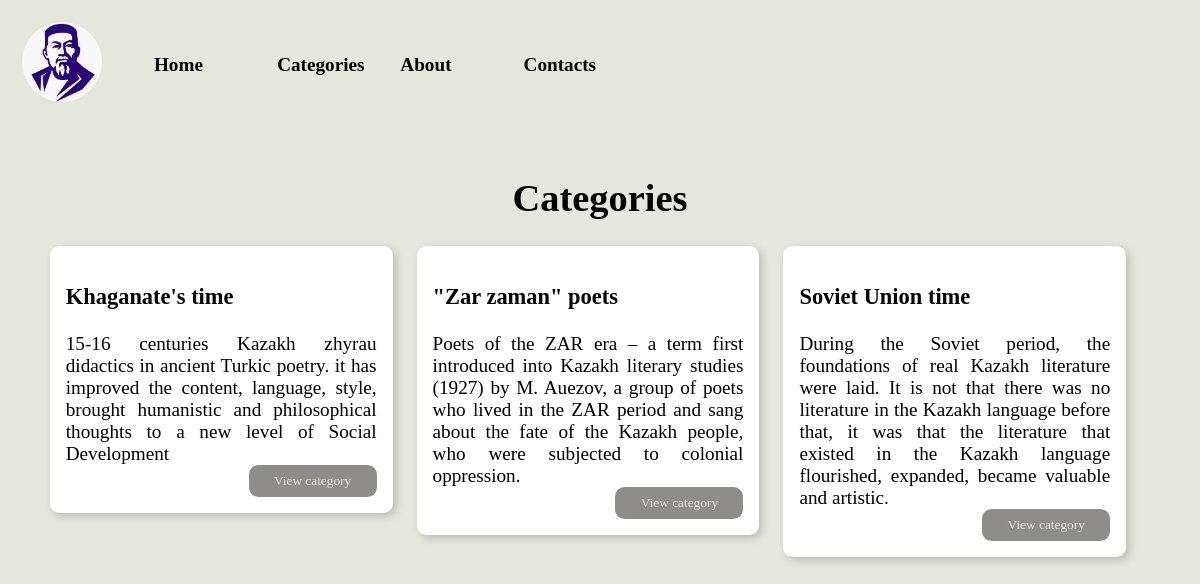
The page /categories on the database its author committed.
### poetsofkazakhstan/models.py (models this page shows)
class Categories(models.Model):
    name = models.CharField(max_length=255, db_index=True)
    description = models.TextField(blank=True)
    def get_absolute_url(self):
        return reverse('category', kwargs={'category_id': self.pk})
    class Meta:
        verbose_name = 'Categories'
        verbose_name_plural = 'Categories'
        ordering = ['id']

### poetsofkazakhstan/views.py (the view)
# urls.py: path('categories', categories, name='categories'),
def categories(request):
    context = {
        'poets': get_poets(),
        'categories': get_categories(),
        'menu': menu,
        'title': 'Poets of Kazakhstan',
    }
    return render(request, 'poetsofkazakhstan/categories.html', context=context)

### poetsofkazakhstan/views.py (called while the page is built)
def get_poets():
    poets = Poets.objects.all()
    return poets

def get_categories():
    categories = Categories.objects.all()
    return categories

### poetsofkazakhstan/templates/poetsofkazakhstan/categories.html
{% extends 'poetsofkazakhstan/base.html' %}
{% load static %}
{% block content %}
    <link type="text/css" href="{% static 'poetsofkazakhstan/css/category-card.css' %}" rel="stylesheet">
    <h1>Categories</h1>
    <div class="category-page-main">
        {% for category in categories %}
            <div class="category-card">
                <h3>{{ category.name }}</h3>
                <div class="category-description">
                    {{ category.description }}
                </div>
                <div class="view_button_div">
                    <a href="{{ category.get_absolute_url }}">
                        <button type="button">View category</button>
                    </a>
                </div>
            </div>
        {% endfor %}
    </div>
{% endblock %}

### poetsofkazakhstan/static/poetsofkazakhstan/css/style.css (style rules this page uses)
body { font-family: "Outfit", serif; font-size: 1.2rem; margin: 0; width: auto; height: auto; background-color: #e6e7dc; }

### poetsofkazakhstan/static/poetsofkazakhstan/css/view-button-div.css (style rules this page uses)
.view_button_div { width: 100%; height: 30%; display: flex; align-items: end; justify-content: end; }
.view_button_div a button { background-color: #8e8d8a; color: #e6e7dc; width: 8rem; height: 2rem; border-radius: 0.6rem; border: none; cursor: pointer; font-family: inherit; transition: all 0.3s ease-in-out; }

### poetsofkazakhstan/static/poetsofkazakhstan/css/category-card.css (style rules this page uses)
.category-page-main { width: 95%; display: flex; justify-content: space-between; height: 100%; }
.category-card { width: 40%; padding: 1rem; height: 90%; box-shadow: 3px 3px 8px rgb(0 0 0 / 20%); border-radius: 0.6rem; margin: 0 1.5rem 0 0; background-color: #ffffff; }
.category-description { text-align: justify; height: 70%; }

### rows shown on the page
Categories: name "Khaganate's time", description "15-16 centuries Kazakh zhyrau didactics in ancient Turkic poetry. it has improved the content, language, style, brought humanistic and philosophical thoughts to a new level of Social Development"
Categories: name "\"Zar zaman\" poets", description "Poets of the ZAR era – a term first introduced into Kazakh literary studies (1927) by M. Auezov, a group of poets who lived in the ZAR period and sang about the fate of the Kazakh people, who were subjected to colonial oppression."
Categories: name "Soviet Union time", description "During the Soviet period, the foundations of real Kazakh literature were laid. It is not that there was no literature in the Kazakh language before that, it was that the literature that existed in the Kazakh language flourished, expanded, became valuable and artistic."

### other values the page prints
{{ item.title }} "Home" "Categories" "About" "Contacts"
